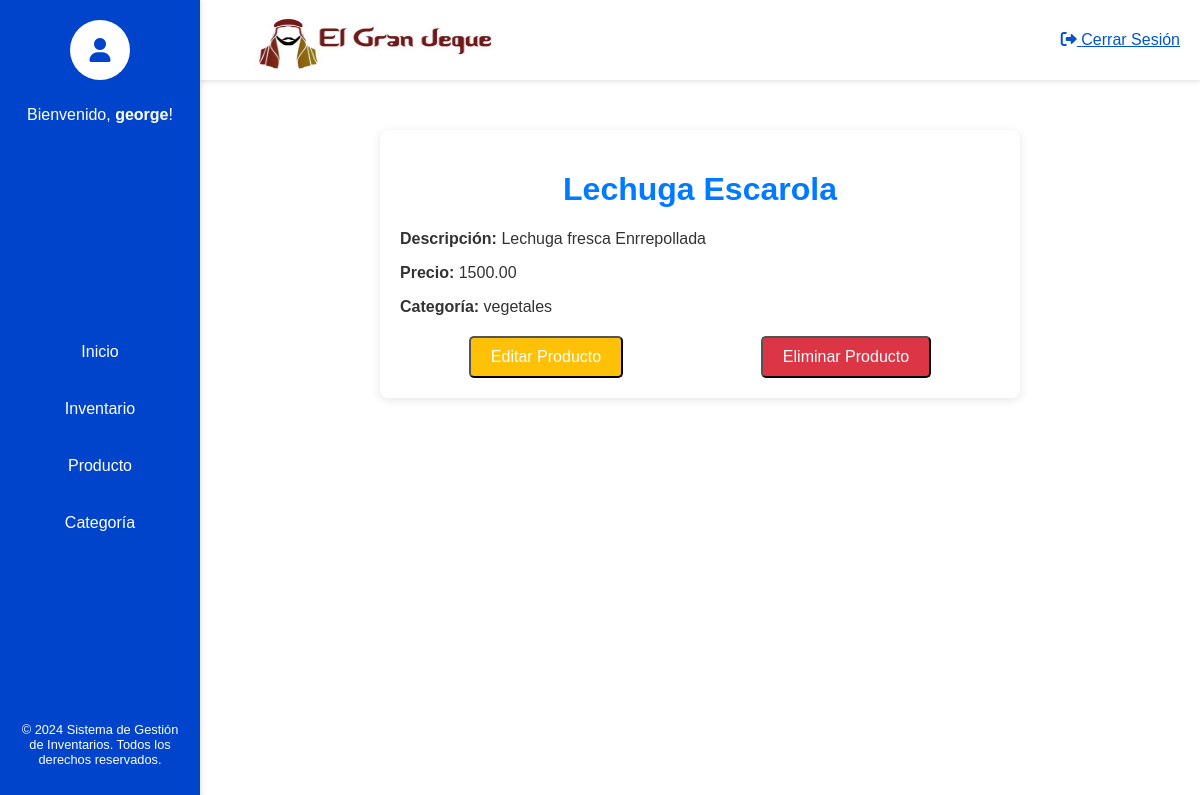
Before: /home/productos/8/ (signed in) with the older database file.
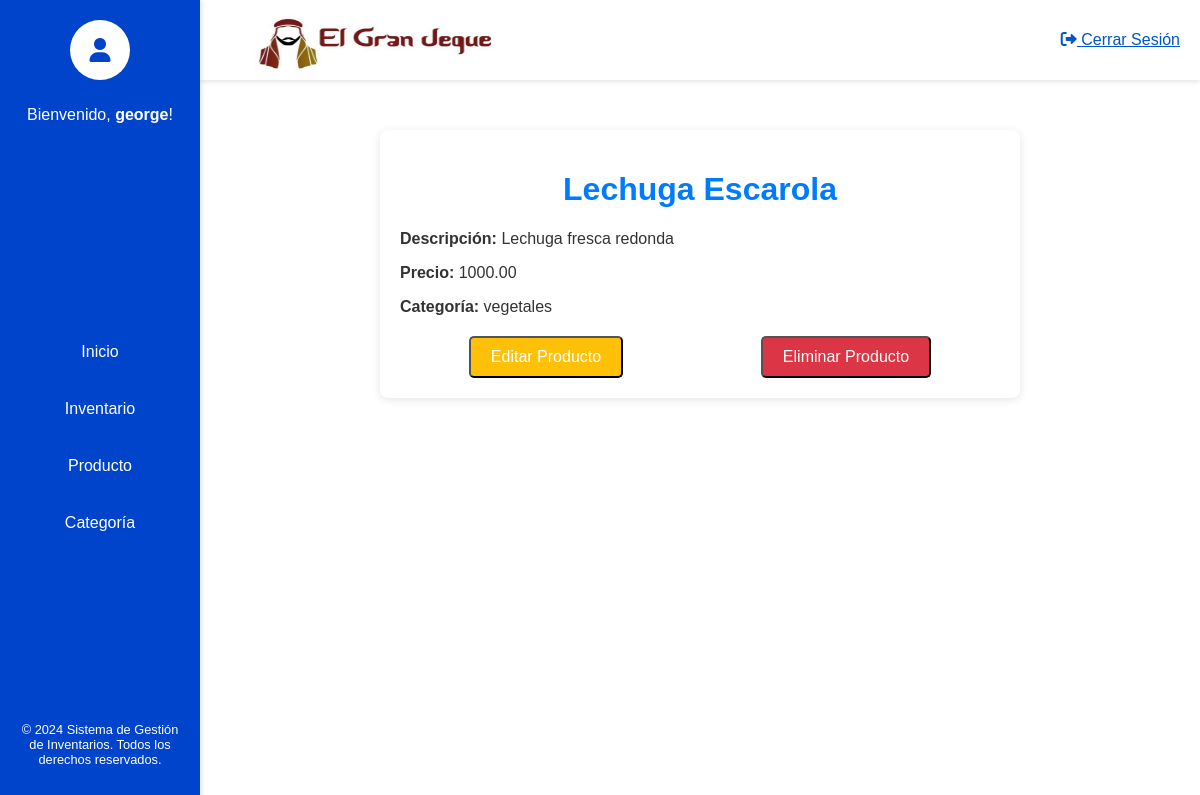
After: the same page with the newer database file.
### inventa/models.py (models this page shows, shortened)
class Producto(models.Model):
    nombre=models.CharField(max_length=100)
    descripcion = models.TextField(blank=True, null=True)
    precio = models.DecimalField(max_digits=10, decimal_places=2)
    categoria = models.ForeignKey(Categoria, related_name='productos',on_delete=models.CASCADE)#no se agrega el on cascade para no eliminar categria con todos sus productos
    class Meta:
        verbose_name = 'Producto'
        verbose_name_plural = 'Productos'

class Categoria(models.Model):
    nombre=models.CharField("Nombre de Catedogia",max_length=150)
    observacion=models.CharField(("Observacion"), max_length=150)
    class Meta:
        verbose_name = 'Categoria'
        verbose_name_plural = 'Categorias'

### inventa/views.py (the view)
# urls.py: path('home/productos/<int:pk>/',ProductoDetailView.as_view(), name='detalle_producto'),
class ProductoDetailView(LoginRequiredMixin,DetailView):
    model = Producto
    template_name = "productos/detalle_producto.html"
    context_object_name='producto'
    def get_context_data(self, **kwargs):
        context = super().get_context_data(**kwargs)
        context['editar_producto'] = reverse_lazy('editar_producto', kwargs={'pk': self.object.pk})
        context['eliminar_producto'] = reverse_lazy('eliminar_producto', kwargs={'pk': self.object.pk})
        context['categorias'] = Categoria.objects.all()
        return context

### inventa/templates/productos/detalle_producto.html (shortened to what this page needs)
{% extends "base.html" %}
{% load static %}
{% block content %}
<link rel="stylesheet" href="{% static 'css/productos/detalle_producto.css' %}">
<div class="container">
    <h1>{{ producto.nombre }}</h1>
    <p><strong>Descripción:</strong> {{ producto.descripcion }}</p>
    <p><strong>Precio:</strong> {{ producto.precio }}</p>
    <p><strong>Categoría:</strong> {{ producto.categoria.nombre }}</p>
    <div class="actions">
        <button class="btn btn-warning" id="editBtn">Editar Producto</button>
        <form method="post" action="{% url 'eliminar_producto' producto.id %}" style="display:inline;">
            <button type="submit" class="btn btn-danger" onclick="return confirm('¿Estás seguro de que deseas eliminar este producto?');">Eliminar Producto</button>
        </form>
    </div>
</div>
{% endblock %}

Changed rows visible on the page:
changed Producto "Lechuga Escarola": descripcion "Lechuga fresca Enrrepollada" → "Lechuga fresca redonda"; precio "1500.00" → "1000.00"
